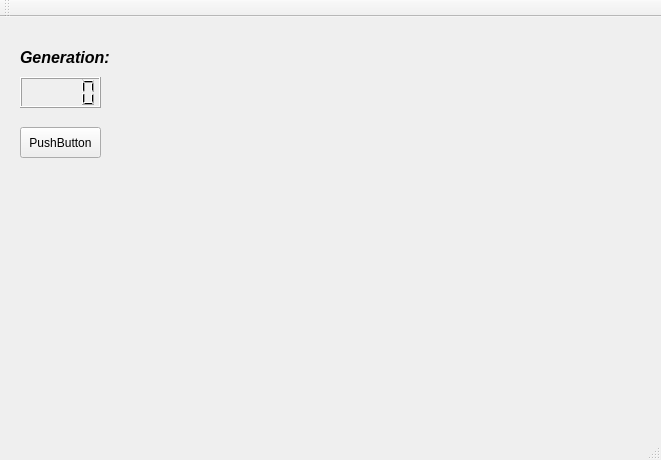
<?xml version="1.0" encoding="UTF-8"?>
<ui version="4.0">
 <class>MainWindow</class>
 <widget class="QMainWindow" name="MainWindow">
  <property name="enabled">
   <bool>true</bool>
  </property>
  <property name="geometry">
   <rect>
    <x>0</x>
    <y>0</y>
    <width>661</width>
    <height>460</height>
   </rect>
  </property>
  <property name="windowTitle">
   <string>Genetix</string>
  </property>
  <widget class="QWidget" name="centralWidget">
   <widget class="QLCDNumber" name="lcdGen">
    <property name="geometry">
     <rect>
      <x>20</x>
      <y>60</y>
      <width>81</width>
      <height>31</height>
     </rect>
    </property>
   </widget>
   <widget class="QLabel" name="label">
    <property name="geometry">
     <rect>
      <x>20</x>
      <y>20</y>
      <width>191</width>
      <height>41</height>
     </rect>
    </property>
    <property name="font">
     <font>
      <pointsize>12</pointsize>
      <weight>75</weight>
      <italic>true</italic>
      <bold>true</bold>
      <strikeout>false</strikeout>
      <kerning>true</kerning>
     </font>
    </property>
    <property name="text">
     <string>Generation:</string>
    </property>
   </widget>
   <widget class="QPushButton" name="pushButton">
    <property name="geometry">
     <rect>
      <x>20</x>
      <y>110</y>
      <width>81</width>
      <height>31</height>
     </rect>
    </property>
    <property name="text">
     <string>PushButton</string>
    </property>
   </widget>
  </widget>
  <widget class="QMenuBar" name="menuBar">
   <property name="geometry">
    <rect>
     <x>0</x>
     <y>0</y>
     <width>661</width>
     <height>19</height>
    </rect>
   </property>
  </widget>
  <widget class="QToolBar" name="mainToolBar">
   <attribute name="toolBarArea">
    <enum>TopToolBarArea</enum>
   </attribute>
   <attribute name="toolBarBreak">
    <bool>false</bool>
   </attribute>
  </widget>
  <widget class="QStatusBar" name="statusBar"/>
 </widget>
 <layoutdefault spacing="6" margin="11"/>
 <resources/>
 <connections/>
</ui>
